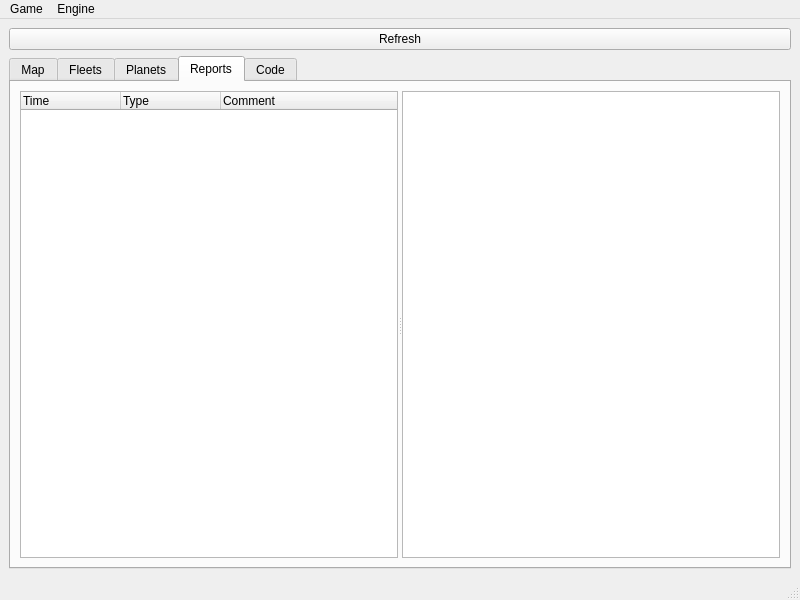
<?xml version="1.0" encoding="UTF-8"?>
<ui version="4.0">
 <class>bit_them_all</class>
 <widget class="QMainWindow" name="bit_them_all">
  <property name="geometry">
   <rect>
    <x>0</x>
    <y>0</y>
    <width>800</width>
    <height>600</height>
   </rect>
  </property>
  <property name="windowTitle">
   <string>MainWindow</string>
  </property>
  <widget class="QWidget" name="centralwidget">
   <layout class="QVBoxLayout" name="verticalLayout">
    <item>
     <widget class="QPushButton" name="refreshButton">
      <property name="text">
       <string>Refresh</string>
      </property>
     </widget>
    </item>
    <item>
     <widget class="QTabWidget" name="tabWidget">
      <property name="currentIndex">
       <number>3</number>
      </property>
      <widget class="QWidget" name="Map">
       <attribute name="title">
        <string>Map</string>
       </attribute>
      </widget>
      <widget class="QWidget" name="Fleets">
       <attribute name="title">
        <string>Fleets</string>
       </attribute>
       <layout class="QVBoxLayout" name="verticalLayout_6">
        <item>
         <widget class="QTreeWidget" name="fleetTable">
          <attribute name="headerDefaultSectionSize">
           <number>100</number>
          </attribute>
          <column>
           <property name="text">
            <string>X</string>
           </property>
          </column>
          <column>
           <property name="text">
            <string>Y</string>
           </property>
          </column>
          <column>
           <property name="text">
            <string>Z</string>
           </property>
          </column>
          <column>
           <property name="text">
            <string>Name</string>
           </property>
          </column>
          <column>
           <property name="text">
            <string>Content</string>
           </property>
          </column>
          <column>
           <property name="text">
            <string>Ressources</string>
           </property>
          </column>
         </widget>
        </item>
       </layout>
      </widget>
      <widget class="QWidget" name="Planets">
       <attribute name="title">
        <string>Planets</string>
       </attribute>
       <layout class="QVBoxLayout" name="verticalLayout_7">
        <item>
         <widget class="QTreeWidget" name="planetTable">
          <attribute name="headerDefaultSectionSize">
           <number>100</number>
          </attribute>
          <column>
           <property name="text">
            <string>X</string>
           </property>
          </column>
          <column>
           <property name="text">
            <string>Y</string>
           </property>
          </column>
          <column>
           <property name="text">
            <string>Z</string>
           </property>
          </column>
          <column>
           <property name="text">
            <string>Quantity</string>
           </property>
          </column>
          <column>
           <property name="text">
            <string>Value</string>
           </property>
          </column>
          <column>
           <property name="text">
            <string>Ressource</string>
           </property>
          </column>
         </widget>
        </item>
       </layout>
      </widget>
      <widget class="QWidget" name="Reports">
       <attribute name="title">
        <string>Reports</string>
       </attribute>
       <layout class="QVBoxLayout" name="verticalLayout_3" stretch="1">
        <item>
         <widget class="QSplitter" name="splitter">
          <property name="orientation">
           <enum>Qt::Horizontal</enum>
          </property>
          <widget class="QTreeWidget" name="reportTreeWidget">
           <attribute name="headerDefaultSectionSize">
            <number>100</number>
           </attribute>
           <column>
            <property name="text">
             <string>Time</string>
            </property>
           </column>
           <column>
            <property name="text">
             <string>Type</string>
            </property>
           </column>
           <column>
            <property name="text">
             <string>Comment</string>
            </property>
           </column>
          </widget>
          <widget class="QTableView" name="tableView"/>
         </widget>
        </item>
       </layout>
      </widget>
      <widget class="QWidget" name="Code">
       <attribute name="title">
        <string>Code</string>
       </attribute>
       <layout class="QHBoxLayout" name="horizontalLayout">
        <item>
         <widget class="QTabWidget" name="codeTab">
          <property name="currentIndex">
           <number>0</number>
          </property>
          <widget class="QWidget" name="Fleet">
           <attribute name="title">
            <string>Fleet</string>
           </attribute>
           <layout class="QVBoxLayout" name="verticalLayout_2">
            <item>
             <layout class="QHBoxLayout" name="horizontalLayout_2" stretch="4,1">
              <item>
               <widget class="QTextEdit" name="fleetCodeEdit">
                <property name="font">
                 <font>
                  <pointsize>12</pointsize>
                 </font>
                </property>
                <property name="lineWrapMode">
                 <enum>QTextEdit::NoWrap</enum>
                </property>
               </widget>
              </item>
              <item>
               <widget class="QTableWidget" name="tableWidget">
                <attribute name="horizontalHeaderDefaultSectionSize">
                 <number>60</number>
                </attribute>
                <column>
                 <property name="text">
                  <string>Version</string>
                 </property>
                </column>
                <column>
                 <property name="text">
                  <string>Tag</string>
                 </property>
                </column>
               </widget>
              </item>
             </layout>
            </item>
            <item>
             <layout class="QHBoxLayout" name="horizontalLayout_3">
              <item>
               <widget class="QPushButton" name="resetFleetCodeButton">
                <property name="text">
                 <string>Reset</string>
                </property>
               </widget>
              </item>
              <item>
               <widget class="QPushButton" name="saveFleetCodeButton">
                <property name="text">
                 <string>Save</string>
                </property>
               </widget>
              </item>
             </layout>
            </item>
           </layout>
          </widget>
          <widget class="QWidget" name="Planet">
           <attribute name="title">
            <string>Planet</string>
           </attribute>
           <layout class="QVBoxLayout" name="verticalLayout_5">
            <item>
             <layout class="QHBoxLayout" name="horizontalLayout_5" stretch="4,1">
              <item>
               <widget class="QTextEdit" name="planetCodeEdit">
                <property name="font">
                 <font>
                  <pointsize>12</pointsize>
                 </font>
                </property>
                <property name="lineWrapMode">
                 <enum>QTextEdit::NoWrap</enum>
                </property>
               </widget>
              </item>
              <item>
               <widget class="QTableWidget" name="tableWidget_4">
                <attribute name="horizontalHeaderDefaultSectionSize">
                 <number>60</number>
                </attribute>
                <column>
                 <property name="text">
                  <string>Version</string>
                 </property>
                </column>
                <column>
                 <property name="text">
                  <string>Tag</string>
                 </property>
                </column>
               </widget>
              </item>
             </layout>
            </item>
            <item>
             <layout class="QHBoxLayout" name="horizontalLayout_4">
              <item>
               <widget class="QPushButton" name="resetPlanetCodeButton">
                <property name="text">
                 <string>Reset</string>
                </property>
               </widget>
              </item>
              <item>
               <widget class="QPushButton" name="savePlanetCodeButton">
                <property name="text">
                 <string>Save</string>
                </property>
               </widget>
              </item>
             </layout>
            </item>
           </layout>
          </widget>
         </widget>
        </item>
       </layout>
      </widget>
     </widget>
    </item>
   </layout>
  </widget>
  <widget class="QMenuBar" name="menubar">
   <property name="geometry">
    <rect>
     <x>0</x>
     <y>0</y>
     <width>800</width>
     <height>21</height>
    </rect>
   </property>
   <widget class="QMenu" name="menuGame">
    <property name="title">
     <string>Game</string>
    </property>
    <addaction name="actionNew"/>
    <addaction name="actionUnlog"/>
    <addaction name="actionLog"/>
    <addaction name="actionExit"/>
   </widget>
   <widget class="QMenu" name="menuEngine">
    <property name="title">
     <string>Engine</string>
    </property>
    <addaction name="actionNew_2"/>
    <addaction name="actionLoad"/>
    <addaction name="actionSave"/>
   </widget>
   <addaction name="menuGame"/>
   <addaction name="menuEngine"/>
  </widget>
  <widget class="QStatusBar" name="statusbar"/>
  <action name="actionUnlog">
   <property name="text">
    <string>log out</string>
   </property>
  </action>
  <action name="actionLog">
   <property name="text">
    <string>Log in</string>
   </property>
  </action>
  <action name="actionExit">
   <property name="text">
    <string>Exit</string>
   </property>
  </action>
  <action name="actionNew">
   <property name="text">
    <string>New</string>
   </property>
  </action>
  <action name="actionNew_2">
   <property name="text">
    <string>New</string>
   </property>
  </action>
  <action name="actionLoad">
   <property name="text">
    <string>Load</string>
   </property>
  </action>
  <action name="actionSave">
   <property name="text">
    <string>Save</string>
   </property>
  </action>
 </widget>
 <resources/>
 <connections>
  <connection>
   <sender>actionExit</sender>
   <signal>activated()</signal>
   <receiver>bit_them_all</receiver>
   <slot>close()</slot>
   <hints>
    <hint type="sourcelabel">
     <x>-1</x>
     <y>-1</y>
    </hint>
    <hint type="destinationlabel">
     <x>399</x>
     <y>299</y>
    </hint>
   </hints>
  </connection>
 </connections>
</ui>
